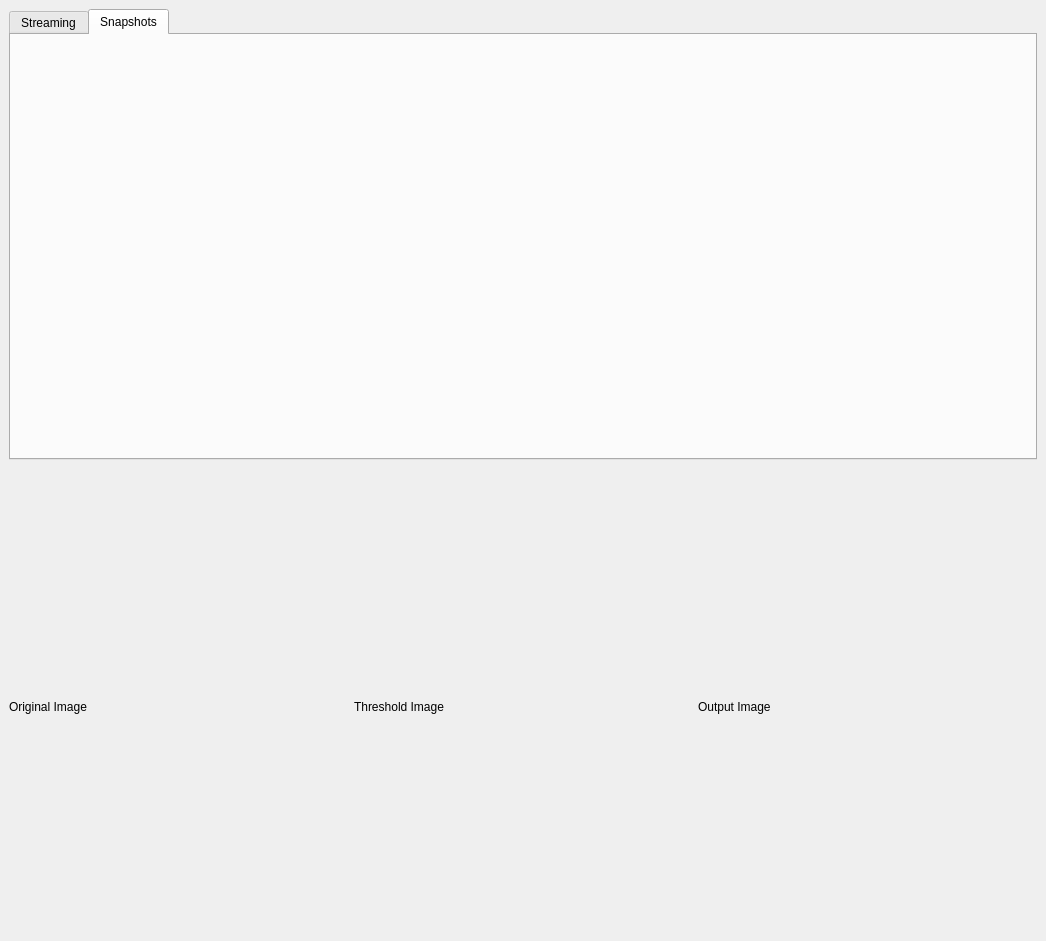
<?xml version="1.0" encoding="UTF-8"?>
<ui version="4.0">
 <class>MainWindow</class>
 <widget class="QMainWindow" name="MainWindow">
  <property name="geometry">
   <rect>
    <x>0</x>
    <y>0</y>
    <width>1046</width>
    <height>941</height>
   </rect>
  </property>
  <property name="windowTitle">
   <string>MainWindow</string>
  </property>
  <widget class="QWidget" name="centralwidget">
   <property name="sizePolicy">
    <sizepolicy hsizetype="Expanding" vsizetype="Preferred">
     <horstretch>0</horstretch>
     <verstretch>0</verstretch>
    </sizepolicy>
   </property>
   <layout class="QGridLayout" name="gridLayout_3">
    <item row="2" column="0">
     <layout class="QGridLayout" name="gridLayout_4">
      <item row="0" column="0">
       <layout class="QGridLayout" name="gridLayout_2">
        <item row="0" column="2">
         <widget class="QLabel" name="output_image">
          <property name="sizePolicy">
           <sizepolicy hsizetype="Expanding" vsizetype="Expanding">
            <horstretch>0</horstretch>
            <verstretch>0</verstretch>
           </sizepolicy>
          </property>
          <property name="text">
           <string>Output Image </string>
          </property>
         </widget>
        </item>
        <item row="0" column="0">
         <widget class="QLabel" name="original_image">
          <property name="sizePolicy">
           <sizepolicy hsizetype="Expanding" vsizetype="Expanding">
            <horstretch>0</horstretch>
            <verstretch>0</verstretch>
           </sizepolicy>
          </property>
          <property name="text">
           <string>Original Image</string>
          </property>
         </widget>
        </item>
        <item row="0" column="1">
         <widget class="QLabel" name="threshold_image">
          <property name="sizePolicy">
           <sizepolicy hsizetype="Expanding" vsizetype="Expanding">
            <horstretch>0</horstretch>
            <verstretch>0</verstretch>
           </sizepolicy>
          </property>
          <property name="text">
           <string>Threshold Image</string>
          </property>
         </widget>
        </item>
       </layout>
      </item>
     </layout>
    </item>
    <item row="0" column="0">
     <widget class="QTabWidget" name="tabWidget">
      <property name="currentIndex">
       <number>1</number>
      </property>
      <widget class="StreamImageProviderWidget" name="streaming_tab">
       <attribute name="title">
        <string>Streaming</string>
       </attribute>
      </widget>
      <widget class="DirectoryImageProviderWidget" name="snapshots_tab">
       <attribute name="title">
        <string>Snapshots</string>
       </attribute>
      </widget>
     </widget>
    </item>
    <item row="1" column="0">
     <widget class="ParamsWidget" name="params_settings" native="true">
      <property name="minimumSize">
       <size>
        <width>0</width>
        <height>9</height>
       </size>
      </property>
     </widget>
    </item>
   </layout>
  </widget>
  <widget class="QMenuBar" name="menubar">
   <property name="geometry">
    <rect>
     <x>0</x>
     <y>0</y>
     <width>1046</width>
     <height>21</height>
    </rect>
   </property>
  </widget>
 </widget>
 <customwidgets>
  <customwidget>
   <class>DirectoryImageProviderWidget</class>
   <extends>QWidget</extends>
   <header>lib/ui/input_subpanels.h</header>
   <container>1</container>
  </customwidget>
  <customwidget>
   <class>StreamImageProviderWidget</class>
   <extends>QWidget</extends>
   <header>lib/ui/input_subpanels.h</header>
   <container>1</container>
  </customwidget>
  <customwidget>
   <class>ParamsWidget</class>
   <extends>QWidget</extends>
   <header>rapid_react/cargo/ui/subpanels.h</header>
   <container>1</container>
  </customwidget>
 </customwidgets>
 <resources/>
 <connections/>
</ui>
